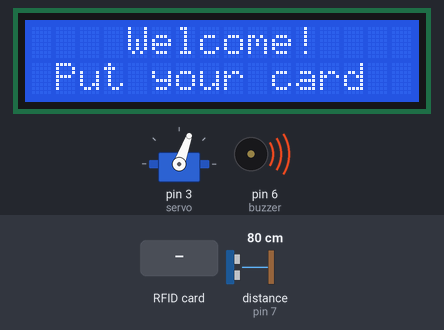
Bench run of a sketch on a simulated Arduino Uno, built with avr-gcc and run on an emulated ATmega328P. On the bench: servo, 16×2 character LCD, buzzer (waves = sounding). Wiring (inferred from the names in the program): ultrasonic range finder: trigger pin 8; echo pin 7. Inputs (shaded band) come from the test bench; at power-on: distance to the obstacle (sensor on pin 7) 80 cm. The echo pulse lasts 58.3 µs per cm; what the sketch prints to the serial monitor is not drawn.

Above: at 2.9 s.
3.0 s: RFID card 86 D8 0E 05 held to the reader
At 6.4 s:
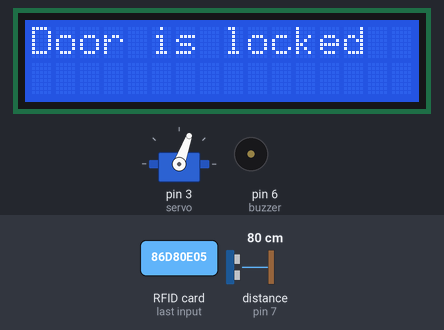
6.7 s: RFID card 5E 7A 19 C4 held to the reader
At 11.2 s:
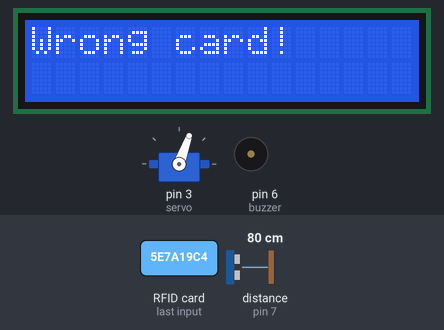
12.2 s: RFID card 86 D8 0E 05 held to the reader
At 16.9 s:
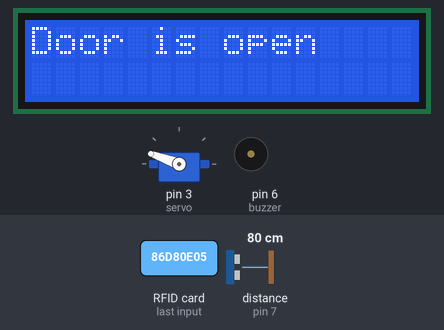
18.6 s: distance to the obstacle (sensor on pin 7) set to 198 cm
22.2 s: distance to the obstacle (sensor on pin 7) set to 207 cm
At 23.4 s:
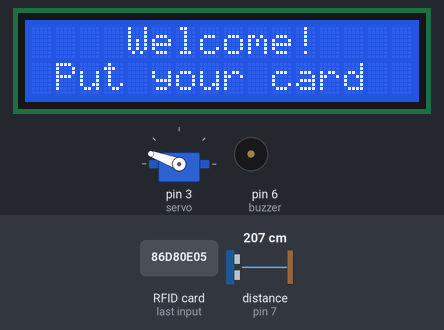
25.2 s: distance to the obstacle (sensor on pin 7) set to 120 cm
At 26.0 s:
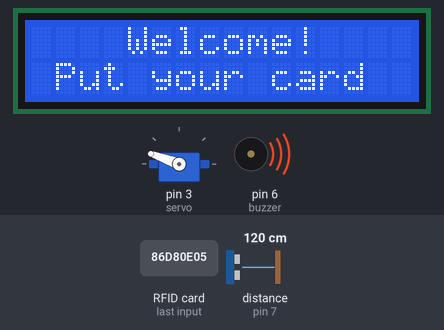
Timing chart, 0 to 31.3 s (numbered marks = the images above; inputs shaded):
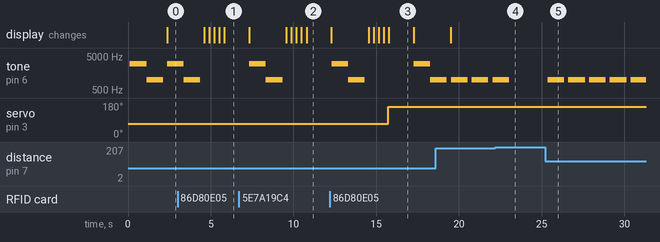

The sketch:

comm.ino
```cpp
#include <Servo.h>
#include <LiquidCrystal_I2C.h>
#include <SPI.h>
#include <MFRC522.h>

#define SS_PIN 10
#define RST_PIN 9

const int buzzer = 6;

String UID = "86 D8 0E 05";  // Correct format with zero-padding
byte lock = 0;

const int trig = 8;
const int echo = 7;
void startBuzzing(int x)
{
  	tone(buzzer, x);
 	  delay(1000);
	  noTone(buzzer);     // Stop sound...
}

Servo servo;
LiquidCrystal_I2C lcd(0x27, 16, 2);
MFRC522 rfid(SS_PIN, RST_PIN);

void setup() {
  Serial.begin(9600);
  servo.attach(3);      // Attach first
  servo.write(70);      // Set to locked position

  lcd.init();
  lcd.backlight();

  SPI.begin();
  rfid.PCD_Init();
  pinMode(trig,OUTPUT);
  pinMode(echo,INPUT);
  pinMode(buzzer,OUTPUT);
}

void loop() {
  unsigned long duration;
  int distance;
  digitalWrite(trig,0);
  delayMicroseconds(2);
  digitalWrite(trig,1);
  delayMicroseconds(5);
  digitalWrite(trig,0);
  duration = pulseIn(echo,HIGH);
  distance = int(duration/2/29.412);
  Serial.print(distance);
  Serial.println("cm");
  if(distance < 40)
  {
    startBuzzing(5000);
  }
  if(distance<100)
  {
    startBuzzing(3000);
  }
  if(distance<200)
  {
    startBuzzing(1000);
  }
  delay(200);


  lcd.setCursor(4, 0);
  lcd.print("Welcome!");

  lcd.setCursor(1, 1);
  lcd.print("Put your card");

  if (!rfid.PICC_IsNewCardPresent())
    return;
  if (!rfid.PICC_ReadCardSerial())
    return;

  lcd.clear();
  lcd.setCursor(0, 0);
  lcd.print("Scanning");

  String ID = "";
  for (byte i = 0; i < rfid.uid.size; i++) {
    lcd.print(".");
    if (rfid.uid.uidByte[i] < 0x10) ID.concat(" 0");  // Padding
    else ID.concat(" ");
    ID.concat(String(rfid.uid.uidByte[i], HEX));
    delay(300);
  }

  ID.toUpperCase();  // Make sure format matches
  Serial.print("Built ID: ");
  Serial.println(ID);  // Debug output

  if (ID.substring(1) == UID && lock == 0) {
    servo.write(70);  // Lock
    lcd.clear();
    lcd.setCursor(0, 0);
    lcd.print("Door is locked");
    delay(1500);
    lcd.clear();
    lock = 1;
  } else if (ID.substring(1) == UID && lock == 1) {
    servo.write(160);  // Unlock
    lcd.clear();
    lcd.setCursor(0, 0);
    lcd.print("Door is open");
    delay(1500);
    lcd.clear();
    lock = 0;
  } else {
    lcd.clear();
    lcd.setCursor(0, 0);
    lcd.print("Wrong card!");
    delay(1500);
    lcd.clear();
  }

  rfid.PICC_HaltA();
  rfid.PCD_StopCrypto1();
}
```

Measured:
- the behaviour switches between 202 and 203 cm on distance to the obstacle (sensor on pin 7) (found by bisection; images 3 and 4)
- after the input at 3.0 s, tone on pin 6 (buzzer): goes on until 4.4 s, then stays silent; the display: first changes after 1.6 s (image 1 shows a later state)
- after the input at 6.7 s, tone on pin 6 (buzzer): goes on until 9.3 s, then stays silent; the display: first differs from a run without the input after 2.9 s (image 2 shows a later state)
- after the input at 12.2 s, servo on pin 3 (servo): 70° → 160° after 3.5 s; the display: first differs from a run without the input after 2.3 s (image 3 shows a later state)
- after the input at 22.2 s, tone on pin 6 (buzzer): goes on until 23.0 s, then stays silent
- after the input at 25.2 s, tone on pin 6 (buzzer): alternates 1000 Hz for 1.0 s and silent for 0.25 s, starting after 0.16 s
- what the display in image 3 shows lasts 1.5 s, from 15.8 s to 17.3 s
